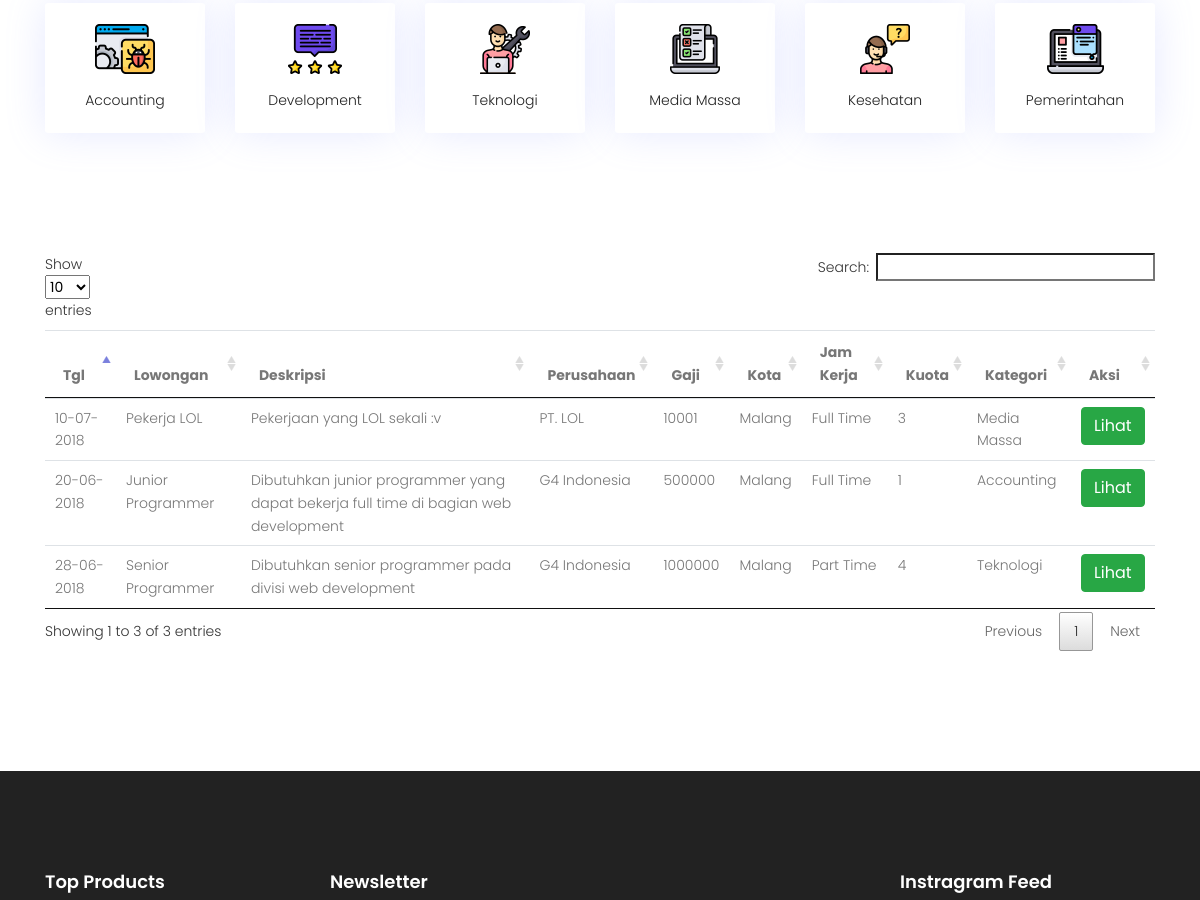
Before: / (middle part) with the older database file.
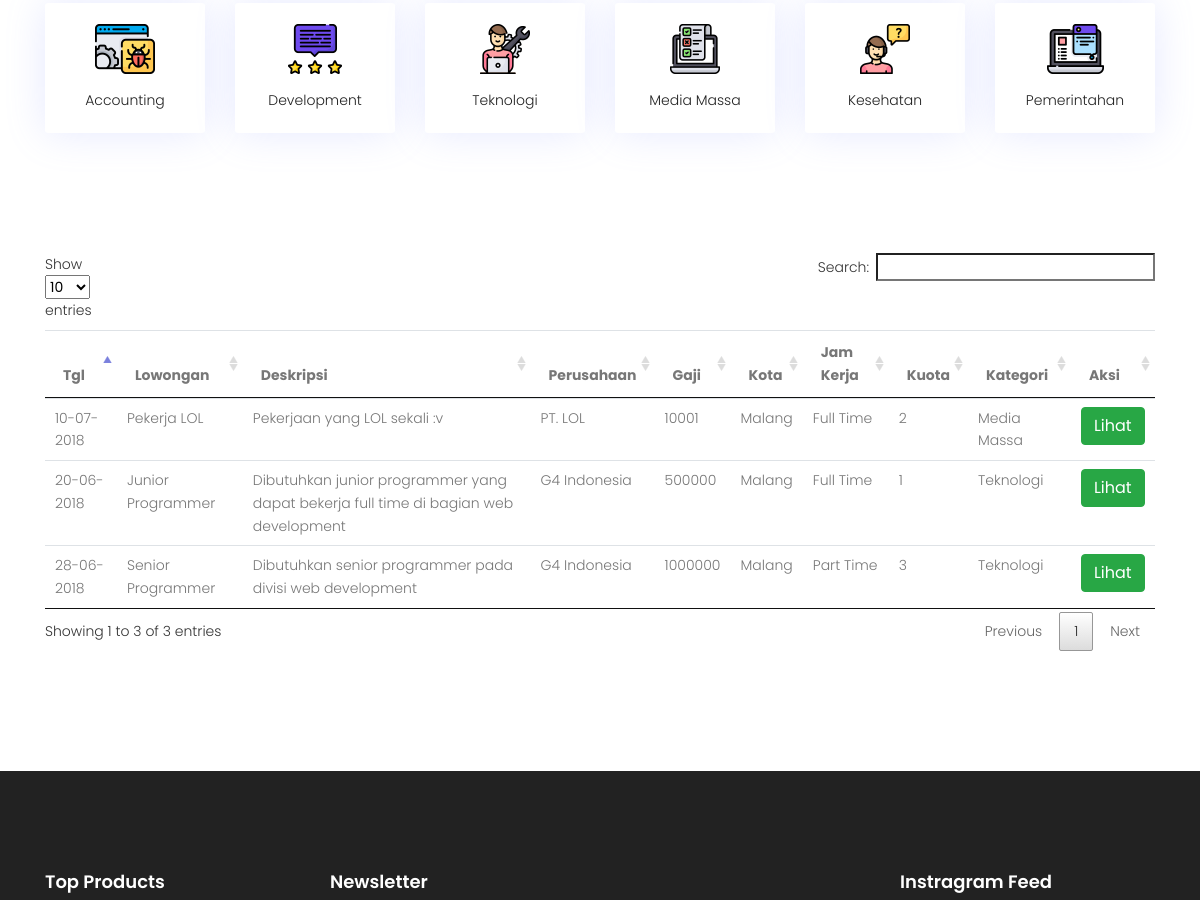
After: the same page with the newer database file.
### tables this page shows
CREATE TABLE `lowongan` (
  `idLowongan` int(11) NOT NULL,
  `lowongan` varchar(50) NOT NULL,
  `deskripsi` varchar(255) NOT NULL,
  `persyaratan` varchar(255) NOT NULL,
  `idPerusahaan` int(11) NOT NULL,
  `tglPost` date NOT NULL,
  `status` enum('buka','tutup') NOT NULL,
  `gaji` bigint(20) NOT NULL,
  `kota` varchar(25) NOT NULL,
  `jamKerja` enum('0','1','2') NOT NULL,
  `kuota` int(11) NOT NULL,
  `fkKategori` int(11) NOT NULL
);

CREATE TABLE `kategori_pekerjaan` (
  `idKategori` int(11) NOT NULL,
  `namaKategori` varchar(50) NOT NULL,
  `gambar` varchar(250) NOT NULL
);

CREATE TABLE `perusahaan` (
  `idPerusahaan` int(11) NOT NULL,
  `namaPerusahaan` varchar(50) NOT NULL,
  `alamat` varchar(100) NOT NULL,
  `noTelp` varchar(12) NOT NULL,
  `email` varchar(50) NOT NULL,
  `website` varchar(50) NOT NULL,
  `visi` varchar(255) NOT NULL,
  `misi` varchar(255) NOT NULL,
  `tahunBerdiri` date NOT NULL,
  `idJenisPerusahaan` int(11) NOT NULL,
  `fotoPerusahaan` varchar(255) NOT NULL,
  `fkUser` int(11) NOT NULL
);

### application/controllers/home.php (called while the page is built, shortened)
<?php
class Home extends CI_Controller {
	var $data;
	public function __construct()
	{
		$this->load->model('lowongan');
		$this->load->model('user');
	}
	public function index()
	{
		$data['userMasuk'] = $this->data;
		$data['newLowongan'] = $this->lowongan->getNewLowongan();
		$data['numLowongan'] = $this->lowongan->getLowongan('num');
		if (!empty($data['userMasuk']) && $data['userMasuk'][0]->level == 3) {
			$data['lowongan'] = $this->lowongan->getLowongan('',0,0,$data['userMasuk'][0]->idPerusahaan);
		} else {
			$data['lowongan'] = $this->lowongan->getLowongan('');
		}
		$data['kategori'] = $this->lowongan->getKategori();
		$this->load->view('home/index', $data);
	}
}

### index.php (called while the page is built, shortened)
<?php
require_once BASEPATH.'core/CodeIgniter.php';

### application/models/lowongan.php (called while the page is built, shortened)
<?php
class Lowongan extends CI_Model {
	public function getNewLowongan()
	{
		$this->db->from('lowongan');
		$this->db->limit(5);
		$this->db->order_by('tglPost', 'desc');
		return $this->db->get()->result();
	}
	public function getLowongan($get, $getkat=0, $kategori=0, $idPerusahaan=0)
	{
		$this->db->join('perusahaan', 'lowongan.idPerusahaan = perusahaan.idPerusahaan', 'left');
		$this->db->join('kategori_pekerjaan kp', 'lowongan.fkKategori = kp.idKategori', 'left');
		$this->db->where('status', 'buka');
		$this->db->where('kuota >', 0);
		if ($get > 0) {
			$this->db->where('idLowongan', $get);
		}
		$this->db->order_by('tglPost', 'desc');
		$query = $this->db->get('lowongan');
		if ($get == 'num') {
			return $query->num_rows();
		} else {
			return $query->result();
		}
	}
	public function getKategori($limit = 6)
	{
		return $this->db->get('kategori_pekerjaan', $limit)->result();
	}
}

### application/views/home/index.php (the view, shortened to what this page needs)
<!DOCTYPE html>
<html lang="id" class="no-js">
	<head>
		<?php include 'head.php'; ?>
	</head>
	<body>
		<section class="feature-cat-area pt-100" id="category">
			<div class="container">
				<div class="row">
					<?php foreach ($kategori as $value): ?>
						<div class="col-lg-2 col-md-4 col-sm-6">
							<div class="single-fcat">
								<a href="#<?= $value->idKategori ?>">
									<img src="<?= base_url('assets/home/img/'.$value->gambar) ?>">
								</a>
								<p><?= $value->namaKategori ?></p>
							</div>
						</div>
					<?php endforeach ?>
				</div>
			</div>
		</section>
		<section class="post-area section-gap">
			<div class="container">
				<div class="row justify-content-center d-flex">
					<div class="col-lg-12 post-list">
						<!-- <ul class="cat-list">
							<li><a href="#">Recent</a></li>
							<li><a href="#">Full Time</a></li>
							<li><a href="#">Part Time</a></li>
							<li><a href="#">Magang</a></li>
						</ul> -->
						<table id="lowongan" class="table table-hover">
							<thead>
					            <tr>
					            	<th>Tgl</th>
					                <th>Lowongan</th>
					                <th>Deskripsi</th>
					                <th>Perusahaan</th>
					                <th>Gaji</th>
					                <th>Kota</th>
					                <th>Jam Kerja</th>
					                <th>Kuota</th>
					                <th>Kategori</th>
					                <th>Aksi</th>
					            </tr>
					        </thead>
					        <tbody>
					        	<?php foreach ($lowongan as $value): ?>
									<tr>
										<td><?= date('d-m-Y', strtotime($value->tglPost)) ?></td>
										<td><?= $value->lowongan ?></td>
										<td><?= $value->deskripsi ?></td>
										<td><?= $value->namaPerusahaan ?></td>
										<td><?= $value->gaji ?></td>
										<td><?= $value->kota ?></td>
										<td>
											<?php
												if ($value->jamKerja == 0) {
													echo 'Full Time';
												} elseif ($value->jamKerja == 1) {
													echo 'Part Time';
												} else {
													echo 'Magang';
												}
											?>
										</td>
										<td><?= $value->kuota ?></td>
										<td><?= $value->namaKategori ?></td>
										<td>
											<?php if (isset($userMasuk) && $userMasuk[0]->level == 3): ?>
												<a href="<?= base_url('index.php/home/pendaftar/'.$value->idLowongan) ?>" class="btn btn-primary">List Pendaftar</a>
											<?php else: ?>
												<a href="<?= base_url('index.php/home/single/'.$value->idLowongan) ?>" class="btn btn-success">Lihat</a>
											<?php endif ?>
										</td>
						            </tr>
					        	<?php endforeach ?>
					        </tbody>
						</table>
					</div>
				</div>
			</div>
		</section>
	<?php include 'foot.php'; ?>
	</body>
</html>

Changed rows visible on the page:
changed lowongan "Pekerja LOL": kuota "3" → "2"
changed lowongan "Senior Programmer": kuota "4" → "3"
changed lowongan "Junior Programmer": kategori_pekerjaan.namaKategori "Accounting" → "Teknologi"
